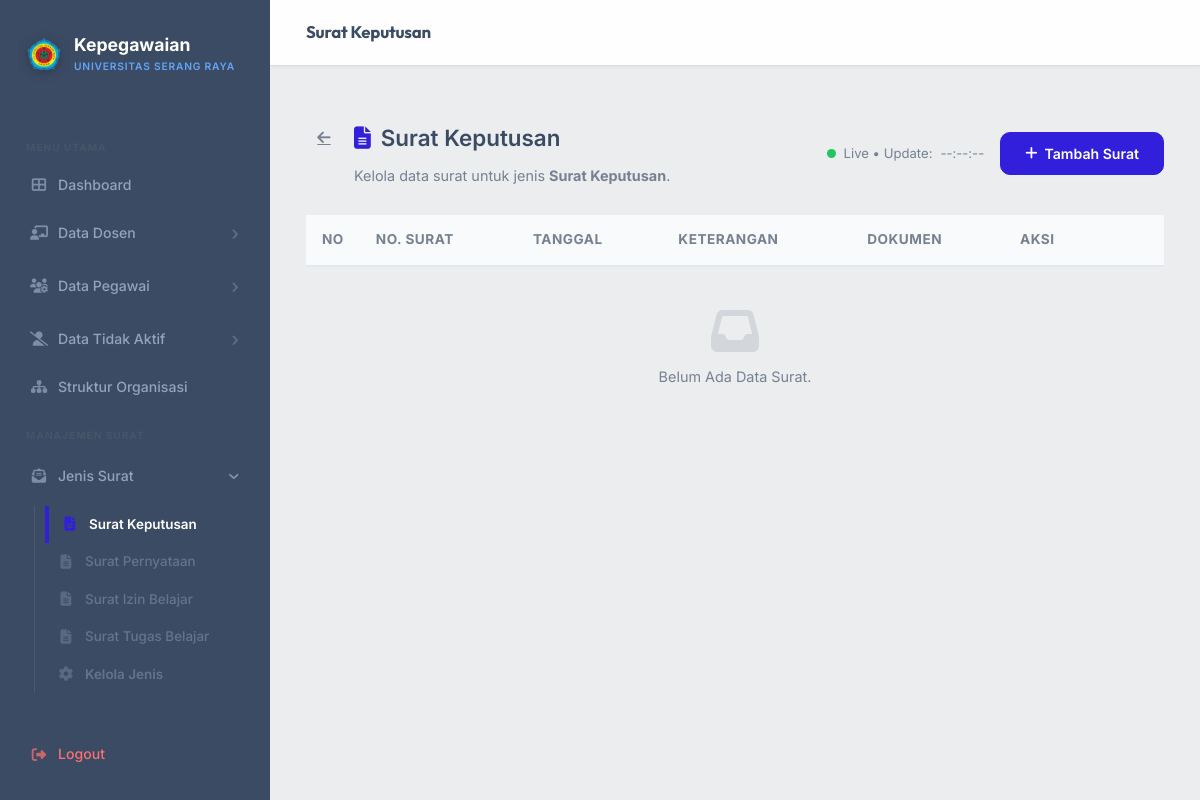
/data_surat.php?jenis_id=1 (signed in), run on the app's committed database.
### tables this page shows
CREATE TABLE `jenis_surat` (
  `id` int NOT NULL,
  `nama_jenis` varchar(100) NOT NULL
);

### data_surat.php (the view, shortened to what this page needs)
<?php
require 'db.php';
$jenis_id = isset($_GET['jenis_id']) ? (int)$_GET['jenis_id'] : 0;
$stmt = $conn->prepare("SELECT * FROM jenis_surat WHERE id = ?");
$stmt->bind_param("i", $jenis_id);
$stmt->execute();
$jenis = $stmt->get_result()->fetch_assoc();
$stmt = $conn->prepare("SELECT * FROM data_surat WHERE jenis_id = ? ORDER BY tanggal DESC, id DESC");
$stmt->bind_param("i", $jenis_id);
$stmt->execute();
$surat_list = $stmt->get_result();
$page_title = htmlspecialchars($jenis['nama_jenis']);
?>
<!DOCTYPE html>
<html lang="id">
<head>
    <link rel="stylesheet" href="style.css?v=4">
    <link rel="stylesheet" href="https://cdnjs.cloudflare.com/ajax/libs/font-awesome/6.4.0/css/all.min.css">
</head>
<body>
<?php include 'components/sidebar.php'; ?>
<div class="main-content">
    <?php include 'components/navbar.php'; ?>
    <div class="header-section" style="display: flex; justify-content: space-between; align-items: center; flex-wrap: wrap; gap: 16px;">
        <div>
            <div style="display: flex; align-items: center; gap: 12px; margin-bottom: 8px;">
                <a href="jenis_surat.php" class="btn-icon" title="Kembali"><i class="fas fa-arrow-left"></i></a>
                <h1 style="margin:0;"><i class="fas fa-file-alt" style="margin-right:10px; color: var(--primary);"></i><?= $page_title ?></h1>
            </div>
            <p style="margin:0; margin-left: 48px;">Kelola data surat untuk jenis <strong><?= $page_title ?></strong>.</p>
        </div>
        <div style="display:flex; align-items:center; flex-wrap:wrap; gap:16px;">
            <div style="display:flex; align-items:center; gap:8px; font-size:0.82rem; color:var(--text-muted);">
                <span style="width:9px;height:9px;background:#22c55e;border-radius:50%;box-shadow:0 0 0 0 rgba(34,197,94,0.5);animation:pulse-dot 2s infinite;display:inline-block;"></span>
                Live &bull; Update: <span id="last-updated">--:--:--</span>
            </div>
            <button type="button" onclick="openAddModal()" class="btn btn-primary" style="padding: 12px 24px;">
                <i class="fas fa-plus"></i> Tambah Surat
            </button>
        </div>
    </div>
        <div style="overflow-x: auto;">
            <table class="surat-table">
                <thead>
                    <tr>
                        <th style="width:50px;">No</th>
                        <th>No. Surat</th>
                        <th>Tanggal</th>
                        <th>Keterangan</th>
                        <th>Dokumen</th>
                        <th style="width:160px;">Aksi</th>
                    </tr>
                </thead>
                <tbody id="surat-tbody">
                    <?php if ($surat_list->num_rows > 0): ?>
                        <?php $no = 1; while($s = $surat_list->fetch_assoc()): ?>
                        <tr>
                            <td><?= $no++ ?></td>
                            <td class="no-surat"><?= htmlspecialchars($s['no_surat']) ?></td>
                            <td><?= $s['tanggal'] ? date('d/m/Y', strtotime($s['tanggal'])) : '-' ?></td>
                            <td><?= htmlspecialchars($s['keterangan'] ?? '-') ?></td>
                            <td>
                                <?php if(!empty($s['dokumen'])): ?>
                                    <a href="<?= $s['dokumen'] ?>" target="_blank" class="btn btn-outline" style="font-size: 0.8rem; padding: 4px 12px; display: inline-flex; align-items: center; gap: 6px;">
                                        <i class="fas fa-file-pdf"></i> Lihat
                                    </a>
                                <?php else: ?>
                                    <span style="color: var(--text-muted); font-size: 0.85rem;">-</span>
                                <?php endif; ?>
                            </td>
                            <td>
                                <div style="display: flex; gap: 6px;">
                                    <button type="button" onclick="openEditModal(<?= $s['id'] ?>, '<?= htmlspecialchars(addslashes($s['no_surat'])) ?>', '<?= $s['tanggal'] ?>', '<?= htmlspecialchars(addslashes($s['keterangan'] ?? '')) ?>', '<?= htmlspecialchars(addslashes($s['dokumen'] ?? '')) ?>')" class="btn btn-outline" style="font-size: 0.8rem; padding: 6px 12px;">
                                        <i class="fas fa-edit"></i>
                                    </button>
                                    <form method="POST" onsubmit="return confirm('Yakin ingin menghapus surat ini?')">
                                        <input type="hidden" name="action" value="hapus">
                                        <input type="hidden" name="id" value="<?= $s['id'] ?>">
                                        <button type="submit" class="btn btn-outline" style="font-size: 0.8rem; padding: 6px 12px; color: var(--danger); border-color: var(--danger);">
                                            <i class="fas fa-trash"></i>
                                        </button>
                                    </form>
                                </div>
                            </td>
                        </tr>
                        <?php endwhile; ?>
                    <?php else: ?>
                        <tr><td colspan="6" style="text-align:center;padding:40px;color:var(--text-muted);"><i class="fas fa-inbox" style="font-size:3rem;opacity:0.2;display:block;margin-bottom:10px;"></i> Belum Ada Data Surat.</td></tr>
                    <?php endif; ?>
                </tbody>
            </table>
        </div>
    </div>
</body>
</html>

### components/sidebar.php (shortened to what this page needs)
<?php
$current_page = basename($_SERVER['PHP_SELF']);
$dosen_pages  = ['input_dosen.php','daftar_dosen.php','form_edit_dosen.php','edit_dosen.php','detail_dosen.php','hapus_dosen.php'];
$pegawai_pages = ['input_pegawai.php','data_pegawai.php','detail_pegawai.php','edit_pegawai.php','form_edit_pegawai.php'];
$surat_pages = ['jenis_surat.php','data_surat.php','tambah_jenis_surat.php','struktur_organisasi.php'];
$inactive_pages = ['data_tidak_aktif.php'];
?>
<div class="sidebar">
    <div class="sidebar-brand">
        <img src="download.png" alt="Logo UNSERA" class="sidebar-logo">
        <div class="brand-text">
            <h2>Kepegawaian</h2>
            <span>Universitas Serang Raya</span>
        </div>
    </div>
    <ul>
        <li class="sidebar-label">MENU UTAMA</li>
        <li>
            <a href="dashboard.php" class="<?= $current_page == 'dashboard.php' ? 'active' : '' ?>">
                <i class="fas fa-th-large"></i> Dashboard
            </a>
        </li>
        <li>
            <a href="#" onclick="toggleSubmenu('sub-dosen', this); return false;"
               class="submenu-toggle <?= in_array($current_page, $dosen_pages) ? 'open' : '' ?>">
                <i class="fas fa-chalkboard-teacher"></i> Data Dosen
            </a>
        </li>
        <li>
            <a href="#" onclick="toggleSubmenu('sub-pegawai', this); return false;"
               class="submenu-toggle <?= in_array($current_page, $pegawai_pages) ? 'open' : '' ?>">
                <i class="fas fa-users-cog"></i> Data Pegawai
            </a>
        </li>
        <li>
            <a href="#" onclick="toggleSubmenu('sub-inactive', this); return false;"
               class="submenu-toggle <?= in_array($current_page, $inactive_pages) ? 'open' : '' ?>">
                <i class="fas fa-user-slash"></i> Data Tidak Aktif
            </a>
        </li>
        <li>
            <a href="struktur_organisasi.php" class="<?= $current_page == 'struktur_organisasi.php' ? 'active' : '' ?>">
                <i class="fas fa-sitemap"></i> Struktur Organisasi
            </a>
        </li>
        <li class="sidebar-label" style="margin-top: 10px;">MANAJEMEN SURAT</li>
        <li>
            <a href="#" onclick="toggleSubmenu('sub-surat', this); return false;"
               class="submenu-toggle <?= in_array($current_page, $surat_pages) ? 'open' : '' ?>">
                <i class="fas fa-envelope-open-text"></i> Jenis Surat
            </a>
            <ul id="sub-surat" class="submenu <?= in_array($current_page, $surat_pages) ? 'show' : '' ?>">
                <?php
                if(isset($conn)) {
                    $res_jenis = $conn->query("SELECT * FROM jenis_surat ORDER BY id ASC");
                    if($res_jenis && $res_jenis->num_rows > 0) {
                        while($js = $res_jenis->fetch_assoc()) {
                            $is_active = ($current_page == 'data_surat.php' && isset($_GET['jenis_id']) && $_GET['jenis_id'] == $js['id']) ? 'active' : '';
                            echo '<li><a href="data_surat.php?jenis_id='.$js['id'].'" class="'.$is_active.'"><i class="fas fa-file-alt"></i> '.htmlspecialchars($js['nama_jenis']).'</a></li>';
                        }
                    }
                }
                ?>
                <li>
                    <a href="jenis_surat.php" class="<?= $current_page == 'jenis_surat.php' ? 'active' : '' ?>" style="font-weight: 600;">
                        <i class="fas fa-cog"></i> Kelola Jenis
                    </a>
                </li>
            </ul>
        </li>
    </ul>
    <div class="sidebar-bottom">
        <a href="logout.php" class="logout-link">
            <i class="fas fa-sign-out-alt"></i> Logout
        </a>
    </div>
</div>

### data_surat.php (style rules this page uses)
.surat-table { width: 100%; border-collapse: collapse; }
.surat-table th { background: #f8fafc; padding: 14px 16px; text-align: left; font-size: 0.85rem; font-weight: 700; color: var(--text-muted); text-transform: uppercase; letter-spacing: 0.5px; border-bottom: 2px solid #e2e8f0; }
.surat-table td { padding: 16px; border-bottom: 1px solid #f1f5f9; font-size: 0.9rem; vertical-align: middle; }

### data on the page
jenis_surat: nama_jenis "Surat Keputusan"
jenis_surat: nama_jenis "Surat Pernyataan"
jenis_surat: nama_jenis "Surat Izin Belajar"
jenis_surat: nama_jenis "Surat Tugas Belajar"

### other printed values
$page_title "Surat Keputusan"
